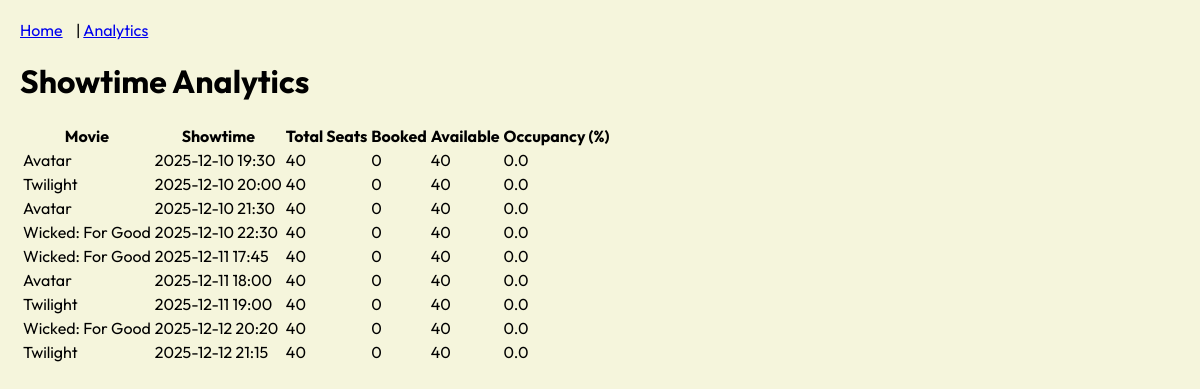
The app's page /analytics with its own data.
### tables this page shows
CREATE TABLE showtimes (
            id INTEGER PRIMARY KEY AUTOINCREMENT,
            movie_id INTEGER NOT NULL,
            start_time TEXT NOT NULL,
            screen_name TEXT,
            FOREIGN KEY (movie_id) REFERENCES movies(id)
        );

### app.py (the view)
@app.route("/analytics")
def analytics():
    conn = get_connection()
    cur = conn.cursor()
    cur.execute(
        """
        SELECT st.id,
               st.start_time,
               m.title,
               COUNT(s.id) AS total_seats,
               SUM(CASE WHEN s.is_booked = 1 THEN 1 ELSE 0 END) AS booked_seats
        FROM showtimes st
        JOIN movies m ON st.movie_id = m.id
        JOIN seats s ON s.showtime_id = st.id
        GROUP BY st.id, st.start_time, m.title
        ORDER BY st.start_time;
        """
    )
    rows = cur.fetchall()
    conn.close()
    analytics_data = []
    for r in rows:
        total = r["total_seats"]
        booked = r["booked_seats"]
        available = total - booked
        occupancy_rate = round((booked / total) * 100, 2) if total > 0 else 0.0
        analytics_data.append(
            {
                "showtime_id": r["id"],
                "start_time": r["start_time"],
                "movie_title": r["title"],
                "total_seats": total,
                "booked": booked,
                "available": available,
                "occupancy_rate": occupancy_rate,
            }
        )
    return render_template("analytics.html", analytics_data=analytics_data)

### database.py (called while the page is built)
def get_connection():
    conn = sqlite3.connect(DB_NAME)
    conn.row_factory = sqlite3.Row  # lets us access columns by name
    return conn

### templates/analytics.html
{% extends "base.html" %}
{% block content %}
<h1>Showtime Analytics</h1>
<table>
    <thead>
        <tr>
            <th>Movie</th>
            <th>Showtime</th>
            <th>Total Seats</th>
            <th>Booked</th>
            <th>Available</th>
            <th>Occupancy (%)</th>
        </tr>
    </thead>
    <tbody>
        {% for row in analytics_data %}
        <tr>
            <td>{{ row.movie_title }}</td>
            <td>{{ row.start_time }}</td>
            <td>{{ row.total_seats }}</td>
            <td>{{ row.booked }}</td>
            <td>{{ row.available }}</td>
            <td>{{ row.occupancy_rate }}</td>
        </tr>
        {% endfor %}
    </tbody>
</table>
{% endblock %}

### templates/base.html (shortened to what this page needs)
<!DOCTYPE html>
<html lang="en">
<head>
    <link rel="stylesheet" href="{{ url_for('static', filename='style.css') }}">
</head>
<body>
<nav>
    <a href="{{ url_for('home') }}">Home</a> |
    <a href="{{ url_for('analytics') }}">Analytics</a>
</nav>
<div class="content">
    {% block content %}{% endblock %}
</div>
</body>
</html>

### static/style.css (style rules this page uses)
body { font-family: "Outfit", sans-serif; margin: 20px; background-color: beige; }
nav a { margin-right: 10px; }
.content { margin-top: 20px; }

### records on screen
showtimes: movie_title "Avatar", start_time "2025-12-10 19:30", total_seats "40", booked "0", available "40", occupancy_rate "0.0"
showtimes: movie_title "Twilight", start_time "2025-12-10 20:00", total_seats "40", booked "0", available "40", occupancy_rate "0.0"
showtimes: movie_title "Avatar", start_time "2025-12-10 21:30", total_seats "40", booked "0", available "40", occupancy_rate "0.0"
showtimes: movie_title "Wicked: For Good", start_time "2025-12-10 22:30", total_seats "40", booked "0", available "40", occupancy_rate "0.0"
showtimes: movie_title "Wicked: For Good", start_time "2025-12-11 17:45", total_seats "40", booked "0", available "40", occupancy_rate "0.0"
showtimes: movie_title "Avatar", start_time "2025-12-11 18:00", total_seats "40", booked "0", available "40", occupancy_rate "0.0"
showtimes: movie_title "Twilight", start_time "2025-12-11 19:00", total_seats "40", booked "0", available "40", occupancy_rate "0.0"
showtimes: movie_title "Wicked: For Good", start_time "2025-12-12 20:20", total_seats "40", booked "0", available "40", occupancy_rate "0.0"
showtimes: movie_title "Twilight", start_time "2025-12-12 21:15", total_seats "40", booked "0", available "40", occupancy_rate "0.0"
